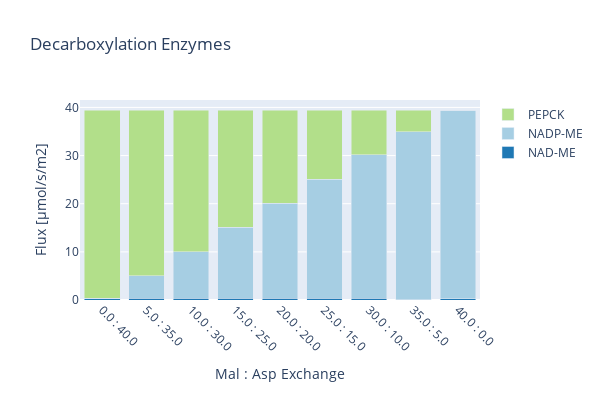

Notebook code cell kept with this figure:
### Code cell
create_bar_plot_rxn(D_fba, D_exp,
                    {'[B]_MalDH4_h': 'NADP-ME', '[B]_MalDH2_m': 'NAD-ME', '[B]_PEPC1_c': 'PEPCK'},
                    'Decarboxylation Enzymes', xaxis_title,
                    c=True, stacked = True, save_fig=True)

### Figure 1 — Plotly figure (JSON) as saved in the notebook; plotly's stock layout.template omitted (floating-point values rounded to 4 significant figures)
{"data": [{"marker": {"color": "rgb(31,120,180)"}, "name": "NAD-ME", "type": "bar", "x": ["0.0 : 40.0", "5.0 : 35.0", "10.0 : 30.0", "15.0 : 25.0", "20.0 : 20.0", "25.0 : 15.0", "30.0 : 10.0", "35.0 : 5.0", "40.0 : 0.0"], "y": [0.3222, 0.3222, 0.3222, 0.3222, 0.3222, 0.3222, 0.3222, 0.03916, 0.288]}, {"marker": {"color": "rgb(166,206,227)"}, "name": "NADP-ME", "type": "bar", "x": ["0.0 : 40.0", "5.0 : 35.0", "10.0 : 30.0", "15.0 : 25.0", "20.0 : 20.0", "25.0 : 15.0", "30.0 : 10.0", "35.0 : 5.0", "40.0 : 0.0"], "y": [0, 4.747, 9.747, 14.75, 19.75, 24.75, 29.88, 34.96, 39.18]}, {"marker": {"color": "rgb(178,223,138)"}, "name": "PEPCK", "type": "bar", "x": ["0.0 : 40.0", "5.0 : 35.0", "10.0 : 30.0", "15.0 : 25.0", "20.0 : 20.0", "25.0 : 15.0", "30.0 : 10.0", "35.0 : 5.0", "40.0 : 0.0"], "y": [39.14, 34.39, 29.39, 24.39, 19.39, 14.39, 9.259, 4.461, 0]}], "layout": {"barmode": "stack", "height": 400, "margin": {"b": 100}, "title": {"text": "Decarboxylation Enzymes"}, "width": 600, "xaxis": {"tickangle": 45, "title": {"text": "Mal : Asp Exchange"}}, "yaxis": {"autorange": true, "title": {"text": "Flux [µmol/s/m2]"}}}}
